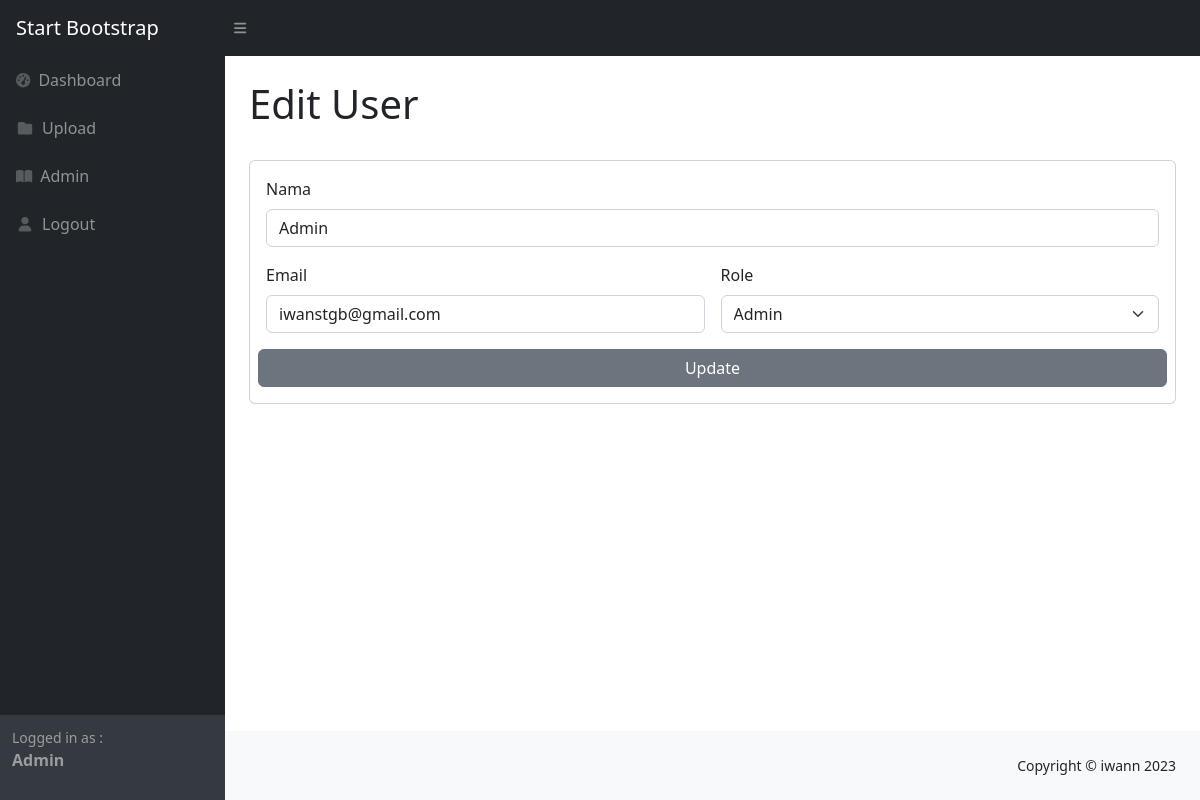
/admin/edit_user.php?id=1 (signed in), run on the app's committed database.
### tables this page shows
CREATE TABLE `users` (
  `id` int(11) NOT NULL,
  `nama` varchar(255) NOT NULL,
  `email` varchar(255) NOT NULL,
  `password` varchar(255) NOT NULL,
  `role` enum('user','admin') DEFAULT 'user'
);

### admin/edit_user.php (the view, shortened to what this page needs)
<?php
require_once('../koneksi.php');
$userNama = $_SESSION['user_nama'];
$userRole = $_SESSION['user_role'];
if (isset($_GET['id'])) {
    $userId = $_GET['id'];
    $stmt = $conn->prepare("SELECT * FROM users WHERE id = :id");
    $stmt->execute([':id' => $userId]);
    $user = $stmt->fetch(PDO::FETCH_ASSOC);
}
?>
<!DOCTYPE html>
<html lang="en">
<head>
    <link href="https://cdn.jsdelivr.net/npm/simple-datatables@7.1.2/dist/style.min.css" rel="stylesheet" />
    <link href="../css/styles.css" rel="stylesheet" />
</head>
<body>
    <nav class="sb-topnav navbar navbar-expand navbar-dark bg-dark">
        <a class="navbar-brand ps-3" href="index.html">Start Bootstrap</a>
        <button class="btn btn-link btn-sm order-1 order-lg-0 me-4 me-lg-0" id="sidebarToggle" href="#!"><i
                class="fas fa-bars"></i></button>
    </nav>
    <div id="layoutSidenav">
        <div id="layoutSidenav_nav">
            <nav class="sb-sidenav accordion sb-sidenav-dark" id="sidenavAccordion">
                <div class="sb-sidenav-menu">
                    <div class="nav">
                        <a class="nav-link" href="../index.php">
                            <div class="sb-nav-link-icon"><i class="fas fa-tachometer-alt"></i></div>
                            Dashboard
                        </a>
                        <a class="nav-link" href="../upload.php">
                            <div class="sb-nav-link-icon"><i class="fas fa-fw fa-folder"></i></div>
                            Upload
                        </a>
                        <?php if ($userRole === 'admin'): ?>
                            <a class="nav-link" href="users.php">
                                <div class="sb-nav-link-icon"><i class="fas fa-book-open"></i></div>
                                Admin
                            </a>
                        <?php endif; ?>
                        <a class="nav-link" href="../logout.php">
                            <div class="sb-nav-link-icon"><i class="fas fa-user fa-fw"></i></div>
                            Logout
                        </a>
                    </div>
                </div>
                <div class="sb-sidenav-footer">
                    <div class="small">Logged in as : </div>
                    <p class="fw-bold">
                        <?php echo $userNama; ?>
                    </p>
                </div>
            </nav>
        </div>
        <div id="layoutSidenav_content">
            <main>
                <div class="container-fluid px-4">
                    <h1 class="mt-4">Edit User</h1>
                    <div class="card mb-4">
                        <div class="card-body">
                            <form method="POST" id="editForm"  class="row g-3 needs-validation" novalidate>
                                <div class="col-md-12">
                                    <label for="user_name" class="form-label">Nama</label>
                                    <input type="text" class="form-control" id="user_name" name="user_name"
                                        value="<?= $user['nama'] ?>" required>
                                </div>
                                <div class="col-md-6">
                                    <label for="user_email" class="form-label">Email</label>
                                    <input type="email" class="form-control" id="user_email" name="user_email"
                                        value="<?= $user['email'] ?>" required>
                                </div>
                                <div class="col-md-6">
                                            <label for="role" class="form-label">Role</label>
                                            <select class="form-select" id="role" name="user_role" required>
                                                <option value="admin" <?php echo ($user['role'] === 'admin' ? 'selected' : ''); ?>>
                                                    Admin</option>
                                            </select>
                                        </div>
                                <button type="submit" class="btn btn-secondary">Update</button>
                            </form>
                        </div>
                    </div>
                </div>
            </main>
            <footer class="py-4 bg-light mt-auto">
                <div class="container-fluid px-4">
                    <div class="d-flex align-items-center justify-content-between small">
                        <div> Copyright &copy; iwann 2023 </div>
                    </div>
                </div>
            </footer>
        </div>
    </div>
</body>
</html>

### data on the page
users: user_name "Admin", user_email "iwanstgb@gmail.com", user_role "Admin"

### other printed values
$userNama "Admin"
